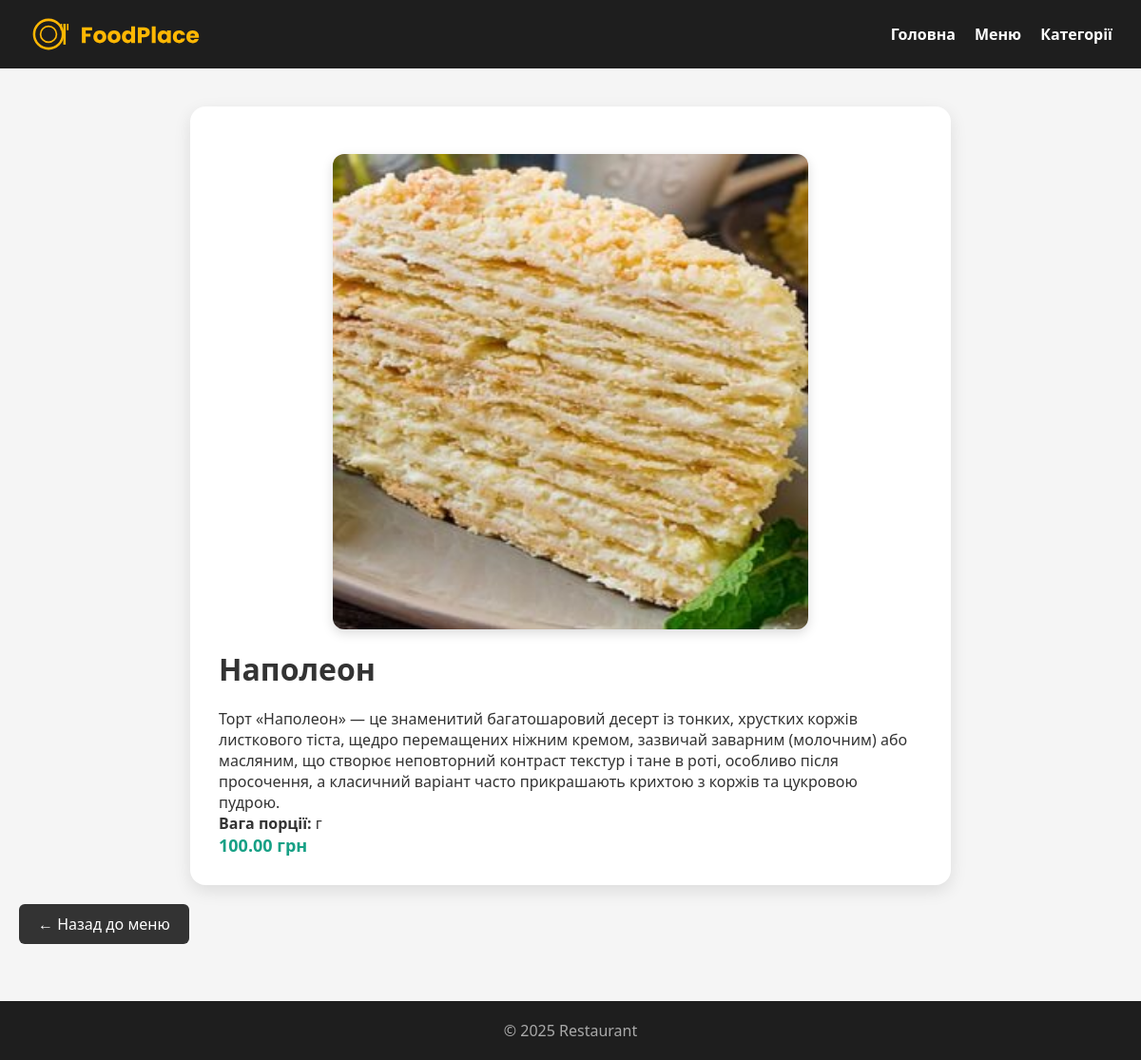
Page /dish/3/ on the committed database.
### menu/models.py (models this page shows, shortened)
class Dish(models.Model):
    UNIT_CHOICES = [
        ('g', 'г'),
        ('ml', 'мл'),
    ]
    category = models.ForeignKey(
        Category,
        on_delete=models.CASCADE,
        related_name='dishes'
    )
    name = models.CharField(max_length=150)
    description = models.TextField(blank=True)
    price = models.DecimalField(max_digits=6, decimal_places=2)
    image = models.ImageField(upload_to='dishes/', blank=True)
    portion_size = models.PositiveIntegerField(
        verbose_name="Вага / обʼєм порції"
    )
    unit = models.CharField(
        max_length=2,
        choices=UNIT_CHOICES,
        default='g',
        verbose_name="Одиниця виміру"
    )

### menu/views.py (the view)
# urls.py: path('dish/<int:pk>/', views.dish_detail, name='dish_detail'),
def dish_detail(request, pk):
    dish = get_object_or_404(Dish, pk=pk)
    return render(request, 'menu/dish_detail.html', {
        'dish': dish
    })

### menu/templates/menu/dish_detail.html
{% extends 'menu/base.html' %}
{% load static %}
{% block content %}
    <div class="dish-detail">
        {% if dish.image %}
            <img src="{{ dish.image.url }}" alt="{{ dish.name }}" class="dish-detail-img">
        {% endif %}
        <h1>{{ dish.name }}</h1>
        <p>{{ dish.description }}</p>
        <p><strong>Вага порції:</strong> {{ dish.weight }} г</p>
        <div class="price">{{ dish.price }} грн</div>
    </div>
    <a href="{% url 'menu:menu_index' %}" class="btn-back">← Назад до меню</a>
</div>
{% endblock %}

### static/style.css (style rules this page uses)
* { margin: 0; padding: 0; box-sizing: border-box; font-family: 'Segoe UI', sans-serif; }
body { background: #f5f5f5; color: #333; }
h1, h2 { margin-bottom: 20px; }
.price { font-size: 18px; font-weight: bold; color: #16a085; display: flex; gap: 8px; }
.btn-back { display: inline-block; margin-top: 20px; text-decoration: none; color: white; background: #333; padding: 10px 20px; border-radius: 6px; }
.dish-detail-img { width: 100%; max-width: 500px; height: auto; border-radius: 12px; object-fit: cover; display: block; margin: 20px auto; box-shadow: 0 4px 12px rgba(0,0,0,0.15); }
.dish-detail { max-width: 800px; margin: 0 auto; background: #fff; padding: 30px; border-radius: 16px; box-shadow: 0 6px 18px rgba(0,0,0,0.1); }

### rows in the picture
Dish: image (picture), name "Наполеон", description "Торт «Наполеон» — це знаменитий багатошаровий десерт із тонких, хрустких коржів листкового тіста, щедро перемащених ніжним кремом, зазвичай заварним (молочним) або масляним, що створює неповторний контраст текстур і тане в роті, особливо після просочення, а класичний варіант часто прикрашають крихтою з коржів та цукровою пудрою.", price "100.00"
